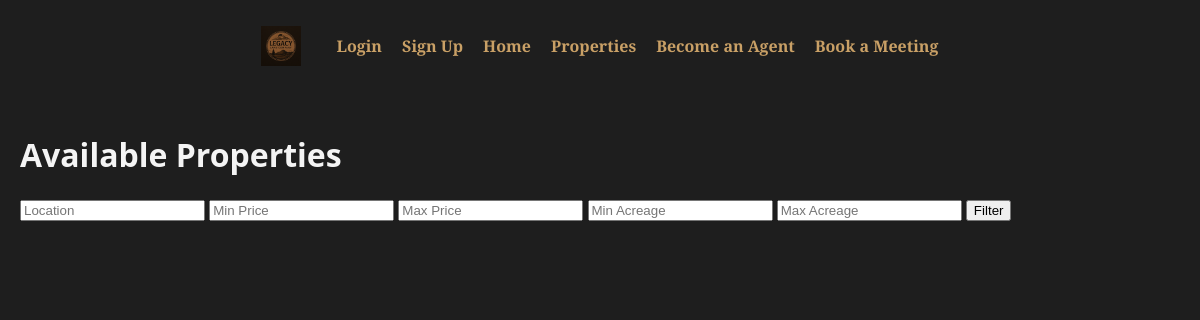
Before: /properties/ with the older database file.
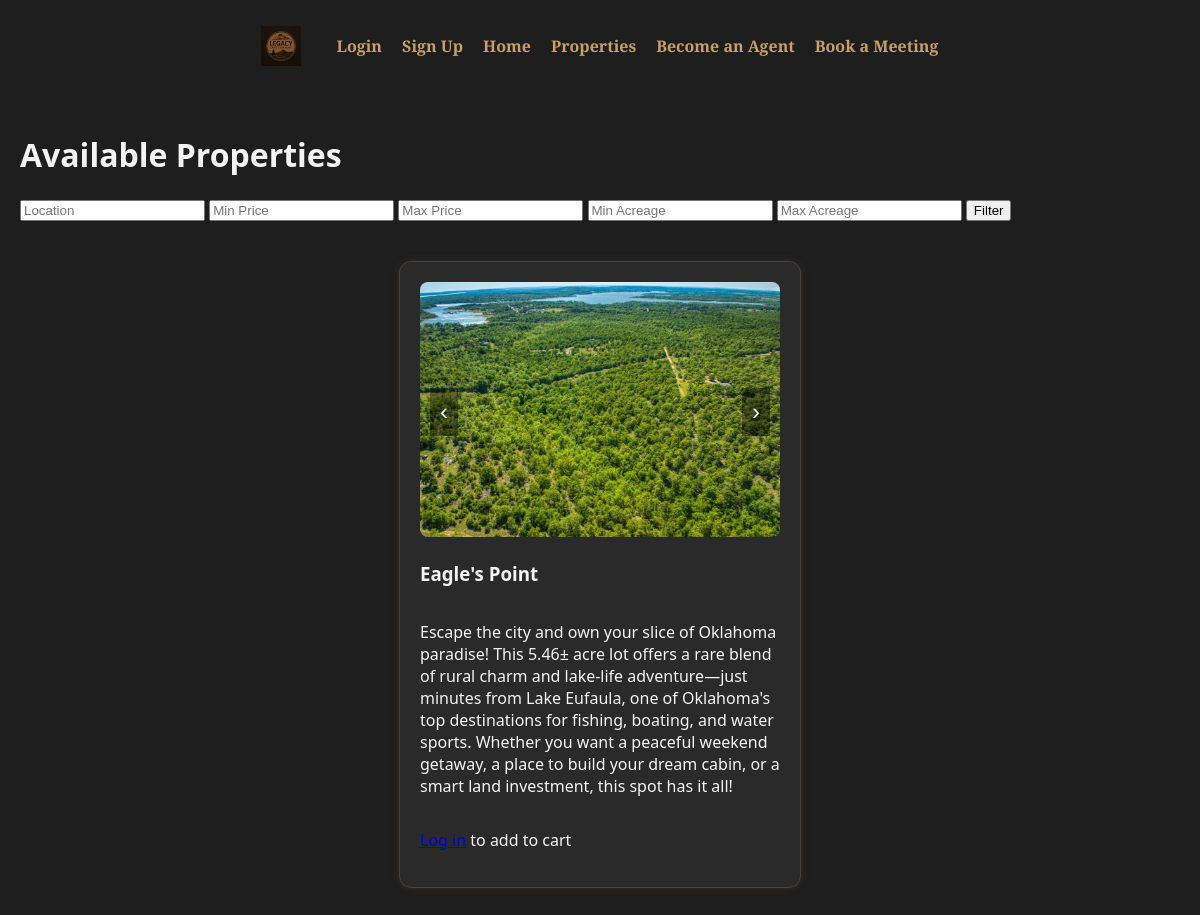
After: the same page with the newer database file.
### core/models.py (models this page shows, shortened)
class PropertyImage(models.Model):
    property = models.ForeignKey(Property, related_name='images', on_delete=models.CASCADE)
    image = models.ImageField(upload_to='property_images/')

class Property(models.Model):
    title = models.CharField(max_length=200)
    description = models.TextField()
    location = models.CharField(max_length=100)
    acreage = models.DecimalField(max_digits=7, decimal_places=2)
    term_years_1 = models.IntegerField(blank=True, null=True)
    monthly_payment_1 = models.DecimalField(max_digits=10, decimal_places=2, blank=True, null=True)
    down_payment_1 = models.DecimalField(max_digits=10, decimal_places=2, blank=True, null=True)
    total_price_1 = models.DecimalField(max_digits=12, decimal_places=2, blank=True, null=True)
    interest_1 = models.DecimalField(max_digits=5, decimal_places=2, blank=True, null=True)
    financing_note_1=models.TextField(blank=True, help_text="Optional custom financing message")
    term_years_2 = models.IntegerField(blank=True, null=True)
    monthly_payment_2 = models.DecimalField(max_digits=10, decimal_places=2, blank=True, null=True)
    down_payment_2 = models.DecimalField(max_digits=10, decimal_places=2, blank=True, null=True)
    total_price_2 = models.DecimalField(max_digits=12, decimal_places=2, blank=True, null=True)
    interest_2 = models.DecimalField(max_digits=5, decimal_places=2, blank=True, null=True)
    financing_note_2=models.TextField(blank=True, help_text="Optional custom financing message")
    term_years_3 = models.IntegerField(blank=True, null=True)
    monthly_payment_3 = models.DecimalField(max_digits=10, decimal_places=2, blank=True, null=True)
    down_payment_3 = models.DecimalField(max_digits=10, decimal_places=2, blank=True, null=True)
    total_price_3 = models.DecimalField(max_digits=12, decimal_places=2, blank=True, null=True)
    interest_3 = models.DecimalField(max_digits=5, decimal_places=2, blank=True, null=True)
    financing_note_3=models.TextField(blank=True, help_text="Optional custom financing message")

### core/views.py (the view)
# urls.py: path('properties/', core_views.property_list, name='property_list'),
def property_list(request):
    properties = Property.objects.all()
    location = request.GET.get('location')
    min_price = request.GET.get('min_price')
    max_price = request.GET.get('max_price')
    min_acreage = request.GET.get('min_acreage')
    max_acreage = request.GET.get('max_acreage')
    if location:
        properties = properties.filter(location__icontains=location)
    if min_price:
        properties = properties.filter(price__gte=min_price)
    if max_price:
        properties = properties.filter(price__lte=max_price)
    if min_acreage:
        properties = properties.filter(acreage__gte=min_acreage)
    if max_acreage:
        properties = properties.filter(acreage__lte=max_acreage)
    return render(request, 'core/property_list.html', {'properties': properties})

### core/templates/core/property_list.html (shortened to what this page needs)
{% extends "core/base.html" %}
{% block content %}
<h1>Available Properties</h1>
<form method="get">
    <input type="text" name="location" placeholder="Location">
    <input type="number" name="min_price" placeholder="Min Price">
    <input type="number" name="max_price" placeholder="Max Price">
    <input type="number" name="min_acreage" placeholder="Min Acreage">
    <input type="number" name="max_acreage" placeholder="Max Acreage">
    <button type="submit">Filter</button>
</form>
<div class="property-list-wrapper" style="margin-top: 20px;">
    {% for property in properties %}
        <div class="property-card">
            <div class="property-slideshow" data-property-id="{{ property.id }}">
                {% for image in property.images.all %}
                    <img src="{{ image.image.url }}" alt="{{ property.title }}" class="slide-{{ property.id }}"{% if not forloop.first %} style="display:none;"{% endif %}>
                {% endfor %}
                {% if property.images.count > 1 %}
                    <button onclick="prevSlide('{{ property.id }}')">‹</button>
                    <button onclick="nextSlide('{{ property.id }}')">›</button>
                {% endif %}
            </div>
            <h3>{{ property.title }}</h3>
            <p>{{ property.description }}</p>
            {% if user.is_authenticated %}
                <form method="post" action="{% url 'add_to_cart' property.id %}">
                    {% csrf_token %}
                    <label for="financing_option_{{ property.id }}">Select Financing Option:</label>
                    <select name="financing_option" id="financing_option_{{ property.id }}" required>
                        {% if property.monthly_payment_1 %}
                            <option value="1">Option 1</option>
                        {% endif %}
                        {% if property.monthly_payment_2 %}
                            <option value="2">Option 2</option>
                        {% endif %}
                        {% if property.monthly_payment_3 %}
                            <option value="3">Option 3</option>
                        {% endif %}
                    </select>
                    <button type="submit" class="cta-button">Add to Cart</button>
                </form>
            {% else %}
                <p><a href="{% url 'login' %}">Log in</a> to add to cart</p>
            {% endif %}
        </div>
    {% endfor %}
</div>
{% endblock %}

### core/templates/core/base.html (shortened to what this page needs)
{% load static %}
<!DOCTYPE html>
<html lang="en">
<head>
</head>
<body>
    <nav>
        <a href="{% url 'home' %}">
            <img src="{% static 'core/images/legacylogo.png' %}" alt="Legacy Land Company Logo" style="height: 40px; vertical-align: middle; margin-right: 15px;">
        </a>
        {% if user.is_authenticated %}
    <div class="dropdown">
        <span class="nav-link-button">Account ▾</span>
        <div class="dropdown-content">
            <form action="{% url 'logout' %}" method="post">
                {% csrf_token %}
                <button type="submit" class="dropdown-button">Logout</button>
            </form>
        </div>
    </div>
{% else %}
    <a href="{% url 'login' %}">Login</a>
    <a href="{% url 'signup' %}">Sign Up</a>
{% endif %}
        <a href="{% url 'home' %}">Home</a>
        <a href="{% url 'property_list' %}">Properties</a>
        <a href="{% url 'become_agent' %}">Become an Agent</a>
        <a href="{% url 'book_meeting' %}">Book a Meeting</a>
    </nav>
    <div class="content">
        {% block content %}{% endblock %}
    </div>
</body>
</html>

### core/templates/core/base.html (style rules this page uses)
:root { --bg-dark: #1e1e1e; --accent-brown: #8b5e3c; --accent-light: #c9a066; --text-light: #f4f4f4; }
body { margin: 0; font-family: 'Segoe UI', sans-serif; background-color: var(--bg-dark); color: var(--text-light); }
nav { display: flex; align-items: center; font-family: 'Playfair Display', serif; justify-content: center; flex-wrap: wrap; padding: 1rem; }
nav a { color: var(--accent-light); margin: 10px; text-decoration: none; font-weight: bold; position: relative; transition: all 0.3s ease; }
.content { padding: 20px; }
.property-list-wrapper { display: flex; flex-wrap: wrap; gap: 30px; justify-content: center; padding: 20px 0; }
.property-card { background-color: #2a2a2a; border: 1px solid #444; border-radius: 12px; width: 360px; padding: 20px; box-shadow: 0 0 10px rgba(139, 94, 60, 0.2); transition: transform 0.3s ease, box-shadow 0.3s ease; display: flex; flex-direction: column; justify-content: space-between; }
.property-slideshow { position: relative; text-align: center; }
.property-slideshow button { position: absolute; top: 50%; transform: translateY(-50%); background: rgba(0,0,0,0.4); color: white; border: none; padding: 10px; font-size: 1.5em; cursor: pointer; z-index: 1; }
.property-slideshow button:first-of-type { left: 10px; }
.property-slideshow button:last-of-type { right: 10px; }
.property-slideshow img { width: 100%; height: auto; object-fit: contain; border-radius: 8px; }

Changed rows visible on the page:
added Property: title "Eagle's Point", description "Escape the city and own your slice of Oklahoma paradise! This 5.46± acre lot offers a rare blend of rural charm and lake-life adventure—just minutes from Lake Eufaula, one of Oklahoma's top destinations for fishing, boating, and water sports. Whether you want a peaceful weekend getaway, a place to build your dream cabin, or a smart land investment, this spot has it all!"
added PropertyImage: image (picture)
